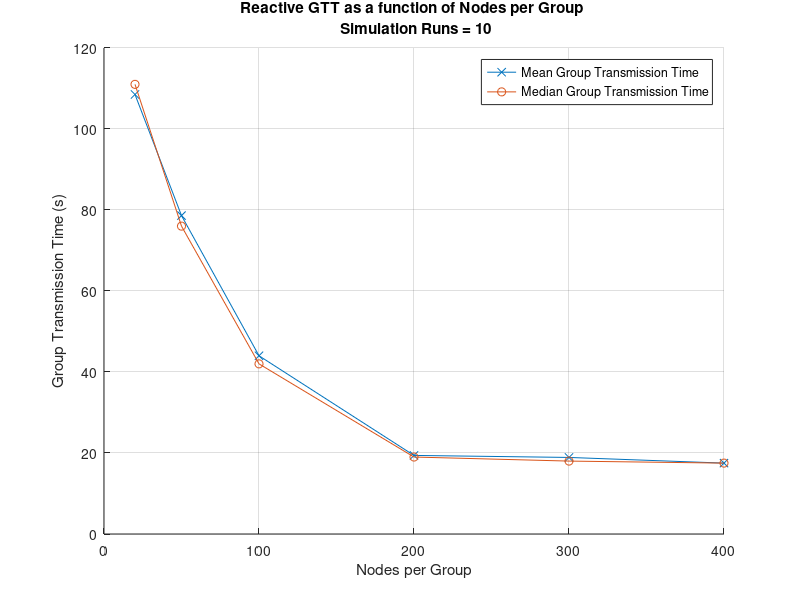
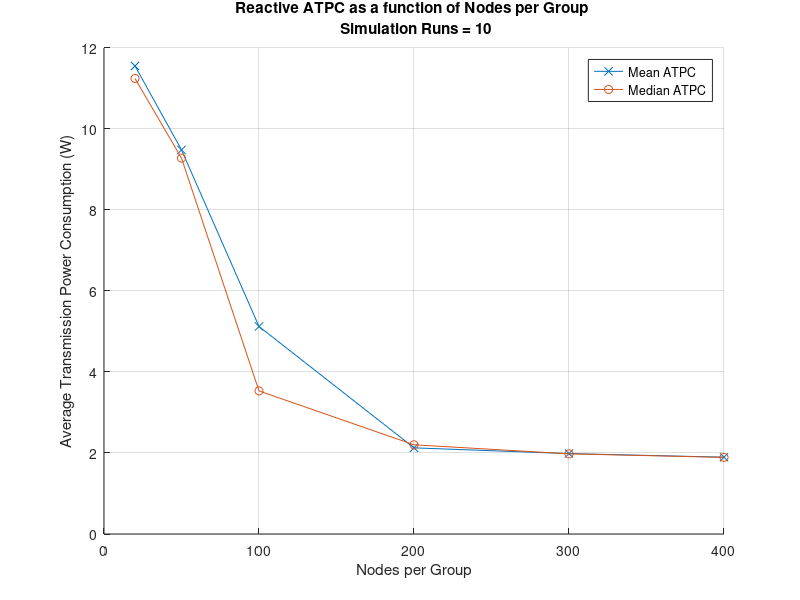

These figures' MATLAB source, in order:
clear
close all

algo = 'Reactive';
number_of_runs = 10;

nodes = [
    20
    50
    100
    200
    300
    400
    ];

mean_GTT = [
    108.5000
    78.6000
    44
    19.4000
    18.9000
    17.5
    ];

median_GTT = [
    111
    76
    42
    19
    18
    17.5
    ];

mean_ATPC = [
    11.5540
    9.4820
    5.1234
    2.1268
    1.9851
    1.8965
    ];

median_ATPC = [
    11.2450
    9.2780
    3.5320
    2.2020
    1.9790
    1.8920
    ];

figure(1)
hold on
plot(nodes,mean_GTT,'-x')
plot(nodes,median_GTT,'-o')
hold off
grid on
xlabel('Nodes per Group')
ylabel('Group Transmission Time (s)')
legend('Mean Group Transmission Time', 'Median Group Transmission Time', 'Location', 'best')
str = sprintf('%s GTT as a function of Nodes per Group \n Simulation Runs = %d',algo,number_of_runs);
title(str);

figure(2)
hold on
plot(nodes,mean_ATPC,'-x')
plot(nodes,median_ATPC,'-o')
hold off
grid on
xlabel('Nodes per Group')
ylabel('Average Transmission Power Consumption (W)')
legend('Mean ATPC', 'Median ATPC', 'Location', 'best')
str = sprintf('%s ATPC as a function of Nodes per Group \n Simulation Runs = %d',algo,number_of_runs);
title(str);
